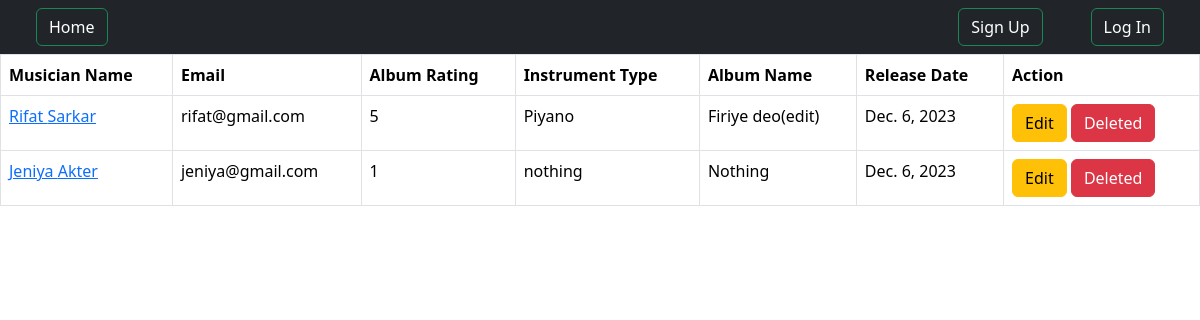
/profile/, run on the app's committed database.
### album/models.py (models this page shows, shortened)
class albumModel(models.Model):
    Rating = {
       (1, "1"),
       (2, "2"),
       (3 ,"3") ,
       (4, "4") ,
       (5, "5")
    }
    Album_Name = models.CharField(max_length= 100)
    music = models.ForeignKey(musicanModel, on_delete= models.CASCADE)
    Album_release_date = models.DateField()
    Rating_between= models.PositiveIntegerField( choices= Rating ,default=5 )

### musician/models.py (models this page shows, shortened)
class musicanModel(models.Model):
    First_Name = models.CharField(max_length= 100)
    Last_Name = models.CharField(max_length= 100)
    Email = models.EmailField()
    Instrument_Type = models.CharField(max_length=100)
    PhoneNumber = models.IntegerField()

### author/views.py (the view)
# urls.py: path('profile/', views.profile, name= 'profile'),
def profile(request):
        data = albumModel.objects.all()
        return render(request, 'profile.html',{'data':data})

### author/templates/profile.html (shortened to what this page needs)
{% extends "base.html" %} {% block content %}
<table class="table table-bordered">
  <thead>
    <tr>
      <th scope="col">Musician Name</th>
      <th scope="col">Email</th>
      <th scope="col">Album Rating</th>
      <th scope="col">Instrument Type</th>
      <th scope="col">Album Name</th>
      <th scope="col">Release Date</th>
      <th scope="col">Action</th>
    </tr>
  </thead>
  <tbody>
        {% for dt in data %}
    <tr>
        <td> <a href="{% url 'editmusic' dt.id%}">{{dt.music.First_Name}} {{dt.music.Last_Name}} </a></td>
        <td>{{dt.music.Email}}</td>
        <td>{{dt.Rating_between}}</td>
        <td>{{dt.music.Instrument_Type}}</td>
        <td>{{dt.Album_Name}}</td>
        <td>{{dt.Album_release_date}}</td>
         <td>
            <a href="{% url 'edit' dt.id %}" class="btn btn-warning">Edit</a>
             <a href="{% url 'delet' dt.id %}" class="btn btn-danger">Deleted</a>
        </td>
    </tr>
        {% endfor %}
  </tbody>
</table>
{% endblock %}

### templates/base.html (shortened to what this page needs)
<!DOCTYPE html>
<html lang="en">
<head>
    <link href="https://cdn.jsdelivr.net/npm/bootstrap@5.3.2/dist/css/bootstrap.min.css" rel="stylesheet">
</head>
<body>
    <nav class="navbar bg-dark">
        <div class="container-fluid">
          <a href="{% url 'homepage' %}" class="btn btn-outline-success mx-4 text-white">Home</a>
          <form class="d-flex" role="search">
            {% if user.is_authenticated %}
            <a href="{% url 'album'%}" class="btn btn-primary mx-4 text-dark">Add Album</a>
            <a href="{% url 'music'%}" class="btn btn-primary mx-4 text-dark">Add Music</a>
            <a href="{% url 'profile' %}" class="btn btn-outline-success mx-4 text-white">Profile</a>
            <a href="{% url 'logout' %}" class="btn btn-outline-success mx-4 text-white">Log Out</a>
            {% else %}
             <a href="{% url 'register'%}" class="btn btn-outline-success mx-4 text-white">Sign Up</a>
            <a href="{% url 'login'%}" class="btn btn-outline-success mx-4 text-white">Log In</a>
             {% endif %}
          </form>
        </div>
      </nav>
    {% block content  %}
    {% endblock    %}
</body>
</html>

### data on the page
albumModel: music.First_Name "Rifat", music.Last_Name "Sarkar", music.Email "rifat@gmail.com", Rating_between "5", music.Instrument_Type "Piyano", Album_Name "Firiye deo(edit)", Album_release_date "Dec. 6, 2023"
albumModel: music.First_Name "Jeniya", music.Last_Name "Akter", music.Email "jeniya@gmail.com", Rating_between "1", music.Instrument_Type "nothing", Album_Name "Nothing", Album_release_date "Dec. 6, 2023"
